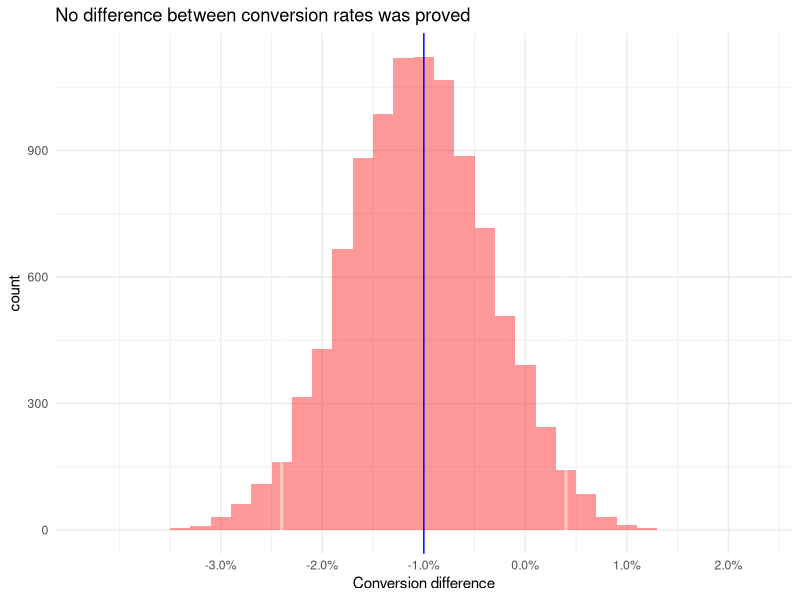

Source code (R):
## conversion hypothesis evaluation
library(tidyverse)
library(scales)
## option one reshuffling (permutation test)
S1_n = 1000
S1_1 = 20
S2_n = 1000
S2_1 = 30

S1 = c(replicate(S1_1,1), replicate (S1_n-S1_1,0))
S2 = c(replicate(S2_1,1), replicate (S2_n-S2_1,0))
S_full = c(S1,S2)

diff = data.frame(value = sum(S_full[1:S1_n])/S1_n - sum(S_full[(S1_n+1):length(S_full)])/S2_n)
permutated_diff = replicate(n=10000, {
                  temp = sample(S_full, replace = FALSE)
                  
                sum(temp[1:S1_n])/S1_n - sum(temp[(S1_n+1):length(temp)])/S2_n
                }) 

permutated_diff = data.frame(value  = permutated_diff)
quantiles = permutated_diff  %>% summarize(lower=quantile(value, 0.025), higher = quantile(value, 1-0.025))

bootstrappped_diff = replicate(n=10000, {
  tempS1 = sample(S1, replace = TRUE)
  tempS2 = sample(S2, replace = TRUE)
  sum(tempS1)/S1_n - sum(tempS2)/S2_n
}) 
bootstrappped_diff = data.frame(value  = bootstrappped_diff)
quantiles = bootstrappped_diff  %>% summarize(lower=quantile(value, 0.025), higher = quantile(value, 1-0.025))

ggplot(permutated_diff, aes(x=value)) + 
  #geom_histogram(alpha=0.4, fill="blue", binwidth = 0.002 ) +
  geom_histogram(data =bootstrappped_diff, alpha=0.4, fill="red", binwidth = 0.002 ) +
  #geom_density(alpha=0.4, fill= "blue", color = "white")+
  #geom_density(data = permutated_diff %>% filter(value<=quantiles$lower),alpha=0.4, fill= "blue", color = "white")
  scale_x_continuous(labels=scales::percent, breaks = seq(-0.03, 0.03, by= 0.01))+
  #stat_summary(aes(y=..count..),fun.y = sum, fill="blue",geom ="area") +
  #layer(mapping = aes(x=ifelse(x < quantiles$lower,x,quantiles$lower), y=y), geom = "area", geom_params=list(fill="red",alpha=.3))+
  geom_vline(data = quantiles, aes(xintercept = lower), color="white", alpha=0.5, size=1) +
  geom_vline(data = quantiles, aes(xintercept = higher), color="white",alpha=0.5,size=1) +
  geom_vline(data = diff, aes(xintercept = value), color="blue")+
  labs(x= "Conversion difference", title="No difference between conversion rates was proved")+
  theme_minimal() 
  
